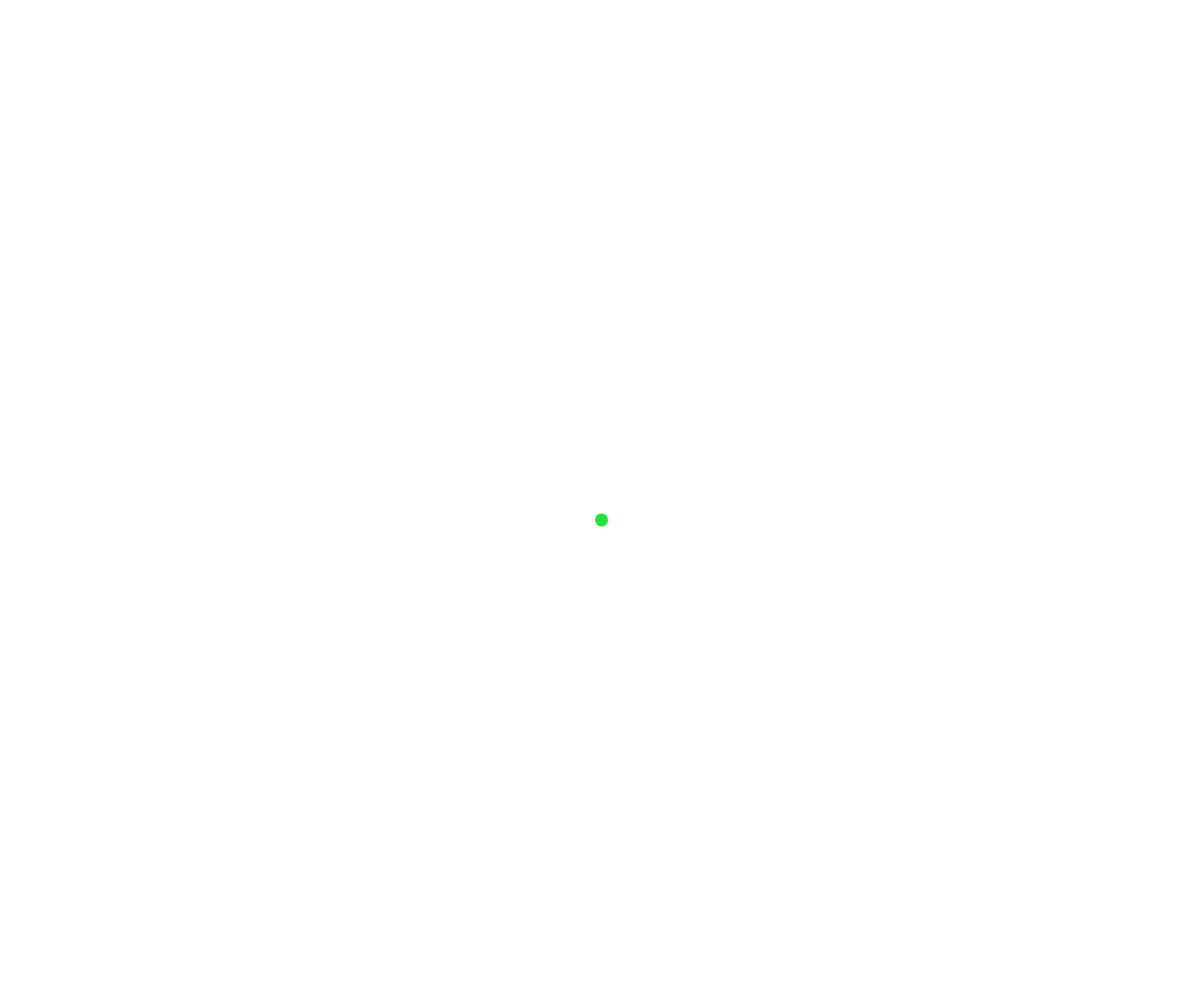
Frame 1 (no input)
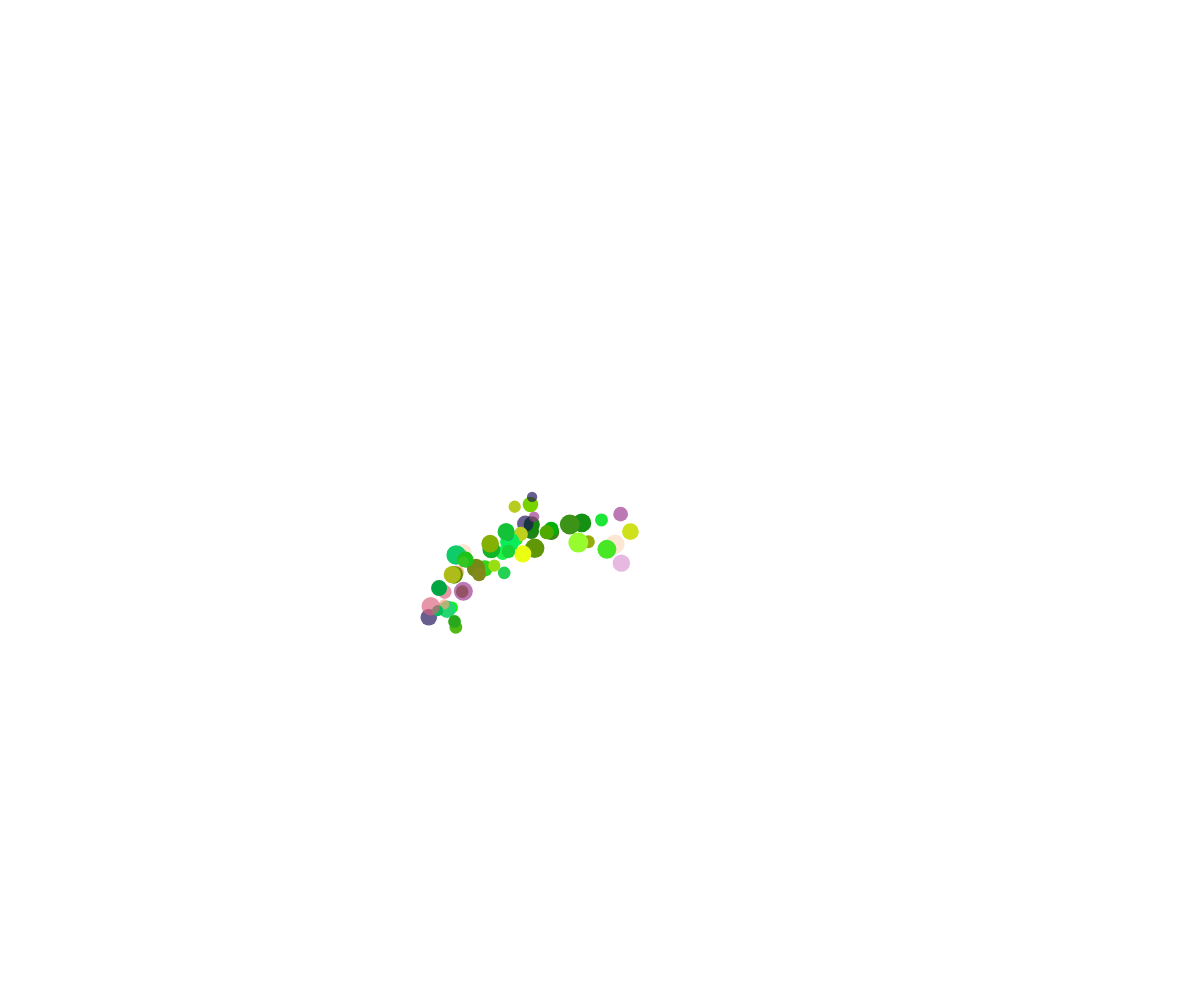
Frame 60 (no input)
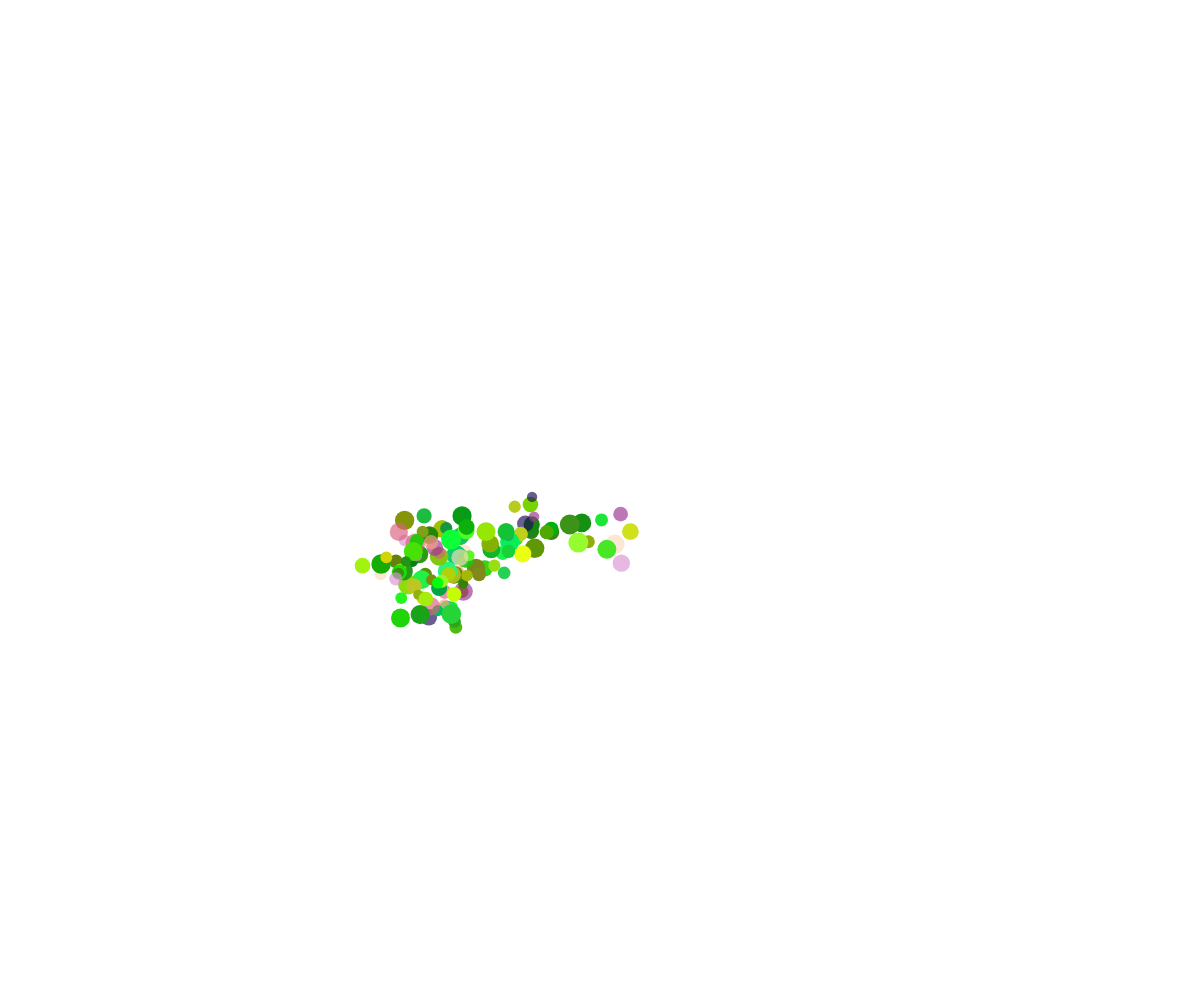
Frame 120 (the mouse pressed at the canvas centre since frame 60)

The p5.js sketch that drew these frames (run headless with seeded random() and noise() and a simulated clock; from frame 60 on, the mouse is pressed at the canvas centre):

// p5.js sketch
// ── sketch.js
let position;
let distance;
let positionBefore;
let bloomColors = [
  "#DA627D",
  "#9A348E",
  "#DB94D3",
  "#1C0D59",
  "#F9DBBD",
  "#FCA17D",
];

function setup() {
  angleMode(DEGREES);
  colorMode(HSB, 360, 100, 100);
  createCanvas(windowWidth, windowHeight);
  position = createVector(width / 2, height / 2);
  // create distance vector
  distance = createVector(20, 0);
  positionBefore = position.copy();
  frameRate(20);
}

function draw() {
  // background(220);
  distance.rotate(random(-200, 200));
  position.add(distance);

  noStroke();
  if (random() < 0.2) {
    fill(bloomColors[round(random(bloomColors.length - 1))] + "AA");
  } else {
    fill(random(60, 150), random(80, 100), random(50, 100));
  }
  ellipse(position.x, position.y, random(10, 20));
  positionBefore = position.copy();
}
